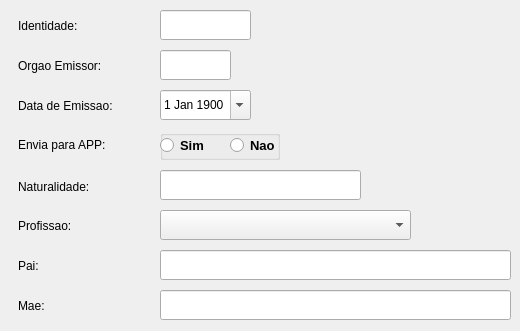
    <widget class="QWidget" name="tab_8">
     <attribute name="title">
      <string>Outros dados</string>
     </attribute>
     <widget class="QLabel" name="label_78">
      <property name="geometry">
       <rect>
        <x>18</x>
        <y>129</y>
        <width>131</width>
        <height>32</height>
       </rect>
      </property>
      <property name="text">
       <string>Envia para APP:</string>
      </property>
     </widget>
     <widget class="QLineEdit" name="morgao">
      <property name="geometry">
       <rect>
        <x>160</x>
        <y>50</y>
        <width>71</width>
        <height>30</height>
       </rect>
      </property>
      <property name="styleSheet">
       <string notr="true"/>
      </property>
      <property name="maxLength">
       <number>10</number>
      </property>
     </widget>
     <widget class="QLabel" name="label_23">
      <property name="geometry">
       <rect>
        <x>18</x>
        <y>10</y>
        <width>131</width>
        <height>32</height>
       </rect>
      </property>
      <property name="text">
       <string>Identidade:</string>
      </property>
     </widget>
     <widget class="QLabel" name="label_21">
      <property name="geometry">
       <rect>
        <x>18</x>
        <y>211</y>
        <width>131</width>
        <height>29</height>
       </rect>
      </property>
      <property name="text">
       <string>Profissao:</string>
      </property>
     </widget>
     <widget class="QComboBox" name="comboBox_5">
      <property name="geometry">
       <rect>
        <x>160</x>
        <y>210</y>
        <width>251</width>
        <height>30</height>
       </rect>
      </property>
      <property name="styleSheet">
       <string notr="true"/>
      </property>
     </widget>
     <widget class="QLineEdit" name="mnaturalidade">
      <property name="geometry">
       <rect>
        <x>160</x>
        <y>170</y>
        <width>201</width>
        <height>30</height>
       </rect>
      </property>
      <property name="styleSheet">
       <string notr="true"/>
      </property>
      <property name="maxLength">
       <number>25</number>
      </property>
     </widget>
     <widget class="QLineEdit" name="mmae">
      <property name="geometry">
       <rect>
        <x>160</x>
        <y>290</y>
        <width>351</width>
        <height>30</height>
       </rect>
      </property>
      <property name="styleSheet">
       <string notr="true"/>
      </property>
      <property name="maxLength">
       <number>40</number>
      </property>
     </widget>
     <widget class="QDateEdit" name="mdat_emi">
      <property name="geometry">
       <rect>
        <x>160</x>
        <y>90</y>
        <width>91</width>
        <height>30</height>
       </rect>
      </property>
      <property name="styleSheet">
       <string notr="true"/>
      </property>
      <property name="calendarPopup">
       <bool>true</bool>
      </property>
      <property name="date">
       <date>
        <year>1900</year>
        <month>1</month>
        <day>1</day>
       </date>
      </property>
     </widget>
     <widget class="QLabel" name="label_27">
      <property name="geometry">
       <rect>
        <x>18</x>
        <y>250</y>
        <width>131</width>
        <height>32</height>
       </rect>
      </property>
      <property name="text">
       <string>Pai:</string>
      </property>
     </widget>
     <widget class="QLabel" name="label_25">
      <property name="geometry">
       <rect>
        <x>18</x>
        <y>91</y>
        <width>131</width>
        <height>29</height>
       </rect>
      </property>
      <property name="text">
       <string>Data de Emissao:</string>
      </property>
     </widget>
     <widget class="QLabel" name="label_28">
      <property name="geometry">
       <rect>
        <x>18</x>
        <y>290</y>
        <width>131</width>
        <height>32</height>
       </rect>
      </property>
      <property name="text">
       <string>Mae:</string>
      </property>
     </widget>
     <widget class="QLabel" name="label_17">
      <property name="geometry">
       <rect>
        <x>18</x>
        <y>171</y>
        <width>131</width>
        <height>31</height>
       </rect>
      </property>
      <property name="text">
       <string>Naturalidade:</string>
      </property>
     </widget>
     <widget class="QLineEdit" name="mpai">
      <property name="geometry">
       <rect>
        <x>160</x>
        <y>250</y>
        <width>351</width>
        <height>30</height>
       </rect>
      </property>
      <property name="styleSheet">
       <string notr="true"/>
      </property>
      <property name="maxLength">
       <number>40</number>
      </property>
     </widget>
     <widget class="QLabel" name="label_24">
      <property name="geometry">
       <rect>
        <x>18</x>
        <y>50</y>
        <width>131</width>
        <height>32</height>
       </rect>
      </property>
      <property name="text">
       <string>Orgao Emissor:</string>
      </property>
     </widget>
     <widget class="QLineEdit" name="mrg">
      <property name="geometry">
       <rect>
        <x>160</x>
        <y>10</y>
        <width>91</width>
        <height>30</height>
       </rect>
      </property>
      <property name="styleSheet">
       <string notr="true"/>
      </property>
      <property name="maxLength">
       <number>14</number>
      </property>
     </widget>
     <widget class="QGroupBox" name="groupBox_2">
      <property name="geometry">
       <rect>
        <x>160</x>
        <y>130</y>
        <width>120</width>
        <height>30</height>
       </rect>
      </property>
      <property name="title">
       <string/>
      </property>
      <widget class="QRadioButton" name="RB_pocket_nao">
       <property name="geometry">
        <rect>
         <x>70</x>
         <y>0</y>
         <width>51</width>
         <height>30</height>
        </rect>
       </property>
       <property name="font">
        <font>
         <family>Arial</family>
         <pointsize>10</pointsize>
         <italic>false</italic>
         <bold>true</bold>
        </font>
       </property>
       <property name="text">
        <string>Nao</string>
       </property>
      </widget>
      <widget class="QRadioButton" name="RB_pocket_sim">
       <property name="geometry">
        <rect>
         <x>0</x>
         <y>0</y>
         <width>51</width>
         <height>30</height>
        </rect>
       </property>
       <property name="font">
        <font>
         <family>Arial</family>
         <pointsize>10</pointsize>
         <italic>false</italic>
         <bold>true</bold>
        </font>
       </property>
       <property name="styleSheet">
        <string notr="true"/>
       </property>
       <property name="text">
        <string>Sim</string>
       </property>
      </widget>
     </widget>
    </widget>
